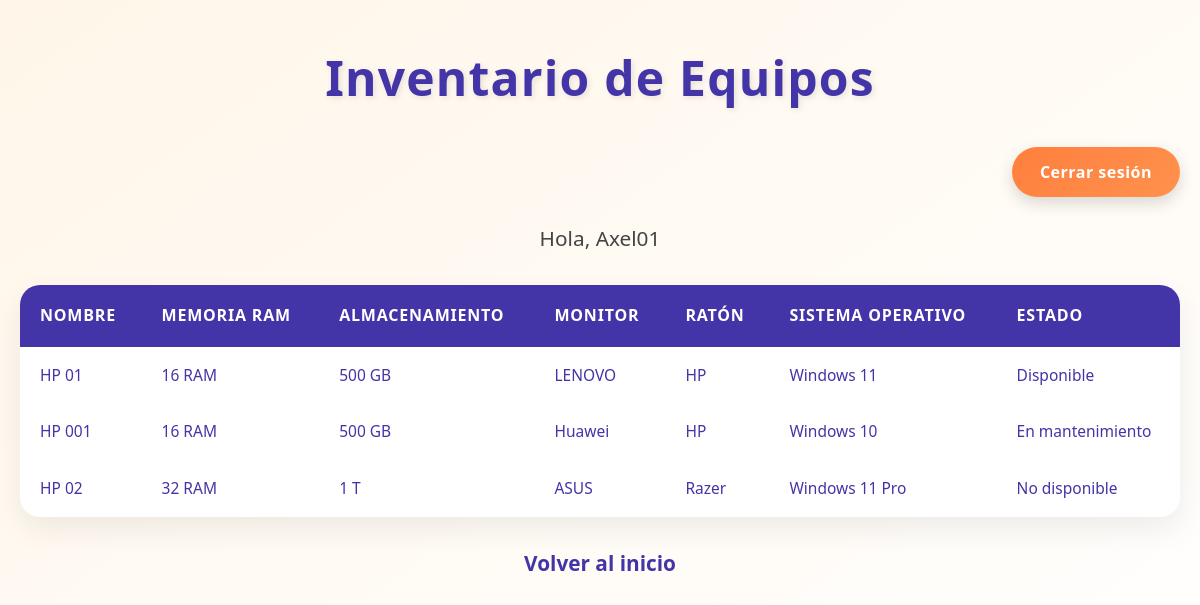
/inventario/ (signed in), run on the app's committed database.
### equipos/models.py (models this page shows, shortened)
class Equipo(models.Model):
    nombre = models.CharField(max_length=100)
    memoria_ram = models.CharField(max_length=50)
    almacenamiento = models.CharField(max_length=50)
    monitor = models.CharField(max_length=100)
    raton = models.CharField(max_length=100)
    sistema_operativo = models.CharField(max_length=100)
    estado = models.CharField(max_length=20, choices=ESTADO_CHOICES, default='disponible')

### equipos/views.py (the view)
# urls.py: path('inventario/', views.inventario, name='inventario'),
@login_required
def inventario(request):
    equipos = Equipo.objects.all()
    return render(request, 'equipos/inventario.html', {'equipos': equipos})

### equipos/templates/equipos/inventario.html (shortened to what this page needs)
<!DOCTYPE html>
<html>
<head>
    {% load static %}
    <link rel="stylesheet" href="{% static 'css/estilos_vistas.css' %}">
</head>
<body class="page-inventario">
    <h1>Inventario de Equipos</h1>
    <form action="{% url 'logout' %}" method="post">
        <button type="submit" class="btn-logout">Cerrar sesión</button>
    </form>
    <p>Hola, {{ user.username }}</p>
    <table>
        <thead>
            <tr>
                <th>Nombre</th>
                <th>Memoria RAM</th>
                <th>Almacenamiento</th>
                <th>Monitor</th>
                <th>Ratón</th>
                <th>Sistema Operativo</th>
                <th>Estado</th>
            </tr>
        </thead>
        <tbody>
            {% for equipo in equipos %}
                <tr>
                    <td>{{ equipo.nombre }}</td>
                    <td>{{ equipo.memoria_ram }}</td>
                    <td>{{ equipo.almacenamiento }}</td>
                    <td>{{ equipo.monitor }}</td>
                    <td>{{ equipo.raton }}</td>
                    <td>{{ equipo.sistema_operativo }}</td>
                    <td>{{ equipo.get_estado_display }}</td>
                </tr>
            {% empty %}
                <tr>
                    <td colspan="7">No hay equipos registrados.</td>
                </tr>
            {% endfor %}
        </tbody>
    </table>
    <p><a href="{% url 'inicio' %}">Volver al inicio</a></p>
</body>
</html>

### equipos/static/css/estilos_vistas.css (style rules this page uses)
:root { --azul-oscuro: #4335A7; --azul-claro: #80C4E9; --beige: #FFF6E9; --naranja: #FF7F3E; --blanco: #ffffff; --gris-sombra: rgba(0, 0, 0, 0.08); }
* { margin: 0; padding: 0; box-sizing: border-box; font-family: "Segoe UI", Tahoma, Geneva, Verdana, sans-serif; }
body.page-inventario { background: linear-gradient(145deg, var(--beige), #ffffff); min-height: 100vh; padding: 40px 20px; margin: 0; color: var(--azul-oscuro); font-family: "Segoe UI", Tahoma, Geneva, Verdana, sans-serif; font-weight: 500; line-height: 1.6; }
.page-inventario h1 { text-align: center; color: var(--azul-oscuro); margin-bottom: 30px; font-size: 3em; font-weight: 800; text-shadow: 2px 2px 6px rgba(0, 0, 0, 0.1); letter-spacing: 1.2px; }
.page-inventario form { text-align: right; margin-bottom: 25px; }
.page-inventario .btn-logout { background: linear-gradient(135deg, var(--naranja), #ff914d); color: var(--blanco); border: none; padding: 14px 28px; border-radius: 25px; cursor: pointer; font-weight: bold; font-size: 1em; letter-spacing: 0.5px; transition: all 0.3s ease; box-shadow: 0 6px 16px rgba(0, 0, 0, 0.15); }
.page-inventario p { font-size: 1.3em; margin-bottom: 30px; text-align: center; color: #444; }
.page-inventario table { width: 100%; border-collapse: separate; border-spacing: 0; border-radius: 20px; overflow: hidden; background: var(--blanco); box-shadow: 0 12px 30px rgba(0, 0, 0, 0.07); animation: fadeIn 0.6s ease-in-out; }
.page-inventario thead { background-color: var(--azul-oscuro); color: var(--blanco); font-weight: bold; text-transform: uppercase; letter-spacing: 0.8px; }
.page-inventario thead th { padding: 18px 20px; text-align: left; font-size: 1em; }
.page-inventario tbody tr { border-bottom: 1px solid #e5e5e5; transition: background-color 0.3s ease, color 0.3s ease; }
.page-inventario tbody td { padding: 16px 20px; font-size: 0.97em; }
.page-inventario a { display: inline-block; margin-top: 30px; color: var(--azul-oscuro); text-decoration: none; font-weight: bold; font-size: 1em; transition: all 0.3s ease; }

### data on the page
Equipo: nombre "HP 01", memoria_ram "16 RAM", almacenamiento "500 GB", monitor "LENOVO", raton "HP", sistema_operativo "Windows 11", estado "Disponible"
Equipo: nombre "HP 001", memoria_ram "16 RAM", almacenamiento "500 GB", monitor "Huawei", raton "HP", sistema_operativo "Windows 10", estado "En mantenimiento"
Equipo: nombre "HP 02", memoria_ram "32 RAM", almacenamiento "1 T", monitor "ASUS", raton "Razer", sistema_operativo "Windows 11 Pro", estado "No disponible"

### other printed values
{{ user.username }} "Axel01"
